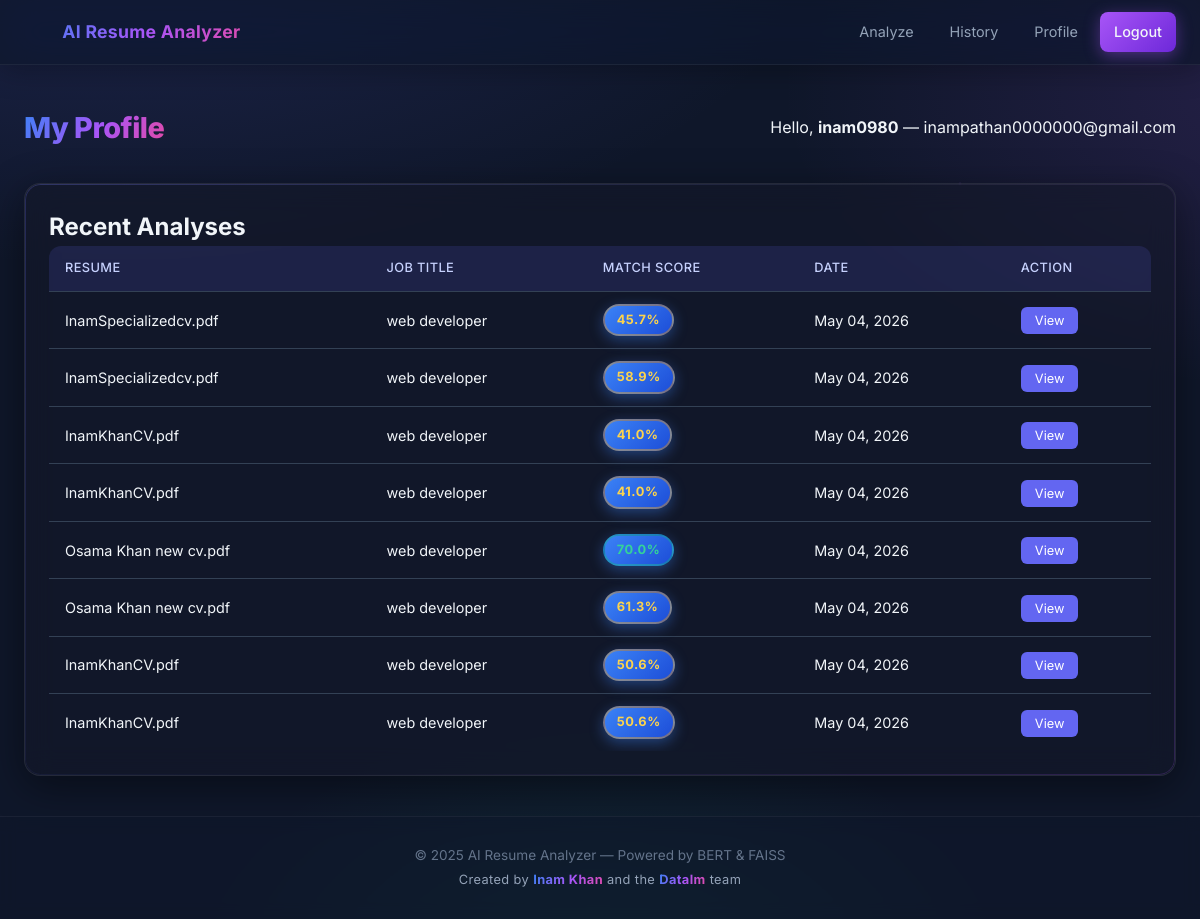
Before: /users/profile/ (signed in) with the older database file.
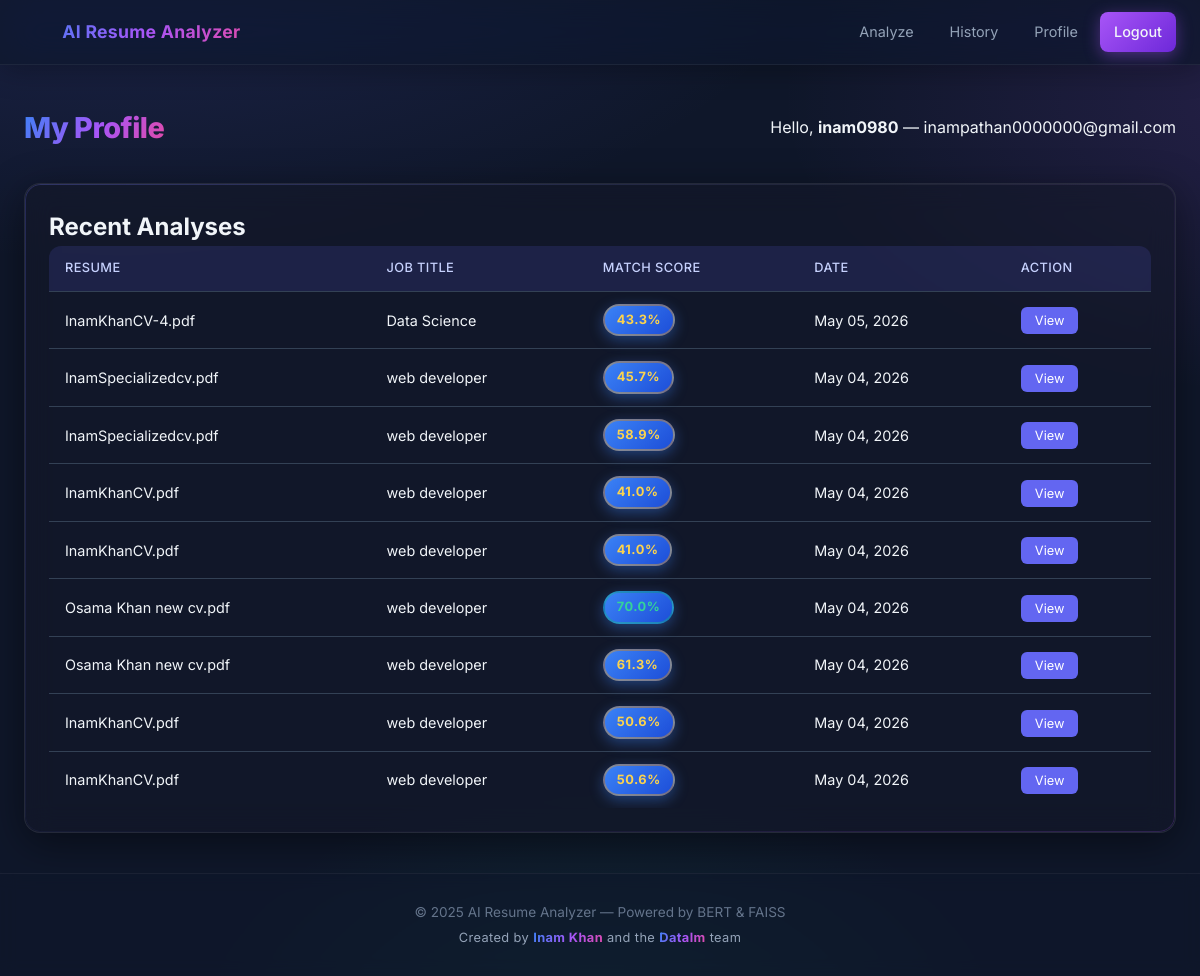
After: the same page with the newer database file.
### analyzer/models.py (models this page shows, shortened)
class MatchResult(models.Model):
    user = models.ForeignKey(settings.AUTH_USER_MODEL, on_delete=models.CASCADE, related_name='match_results')
    resume = models.ForeignKey(Resume, on_delete=models.CASCADE, related_name='match_results')
    job_description = models.ForeignKey(JobDescription, on_delete=models.CASCADE, related_name='match_results')
    match_score = models.FloatField()
    matched_skills = models.JSONField(default=list)
    missing_skills = models.JSONField(default=list)
    recommendations = models.JSONField(default=list)
    shap_explanation = models.JSONField(default=dict)
    score_breakdown = models.JSONField(default=dict)
    semantic_scores = models.JSONField(default=dict)
    section_scores = models.JSONField(default=dict)
    keyword_analysis = models.JSONField(default=dict)
    experience_analysis = models.JSONField(default=dict)
    matched_by_group = models.JSONField(default=dict)
    missing_by_group = models.JSONField(default=dict)
    critical_missing = models.JSONField(default=list)
    ai_analysis = models.JSONField(default=dict, blank=True)
    ai_rewritten = models.JSONField(default=dict, blank=True)
    created_at = models.DateTimeField(auto_now_add=True)
    class Meta:
        ordering = ['-created_at']

class Resume(models.Model):
    user = models.ForeignKey(settings.AUTH_USER_MODEL, on_delete=models.CASCADE, related_name='resumes')
    file = models.FileField(upload_to='resumes/')
    original_filename = models.CharField(max_length=255)
    extracted_text = models.TextField(blank=True)
    uploaded_at = models.DateTimeField(auto_now_add=True)

class JobDescription(models.Model):
    user = models.ForeignKey(settings.AUTH_USER_MODEL, on_delete=models.CASCADE, related_name='job_descriptions')
    title = models.CharField(max_length=255, blank=True)
    text = models.TextField()
    file = models.FileField(upload_to='job_descriptions/', blank=True, null=True)
    created_at = models.DateTimeField(auto_now_add=True)

### users/views.py (the view)
# urls.py: path('profile/', views.profile_view, name='profile'),
@login_required
def profile_view(request):
    results = request.user.match_results.select_related('resume', 'job_description').all()[:10]
    return render(request, 'users/profile.html', {'results': results})

### templates/users/profile.html (shortened to what this page needs)
{% extends 'base.html' %}
{% block content %}
<div class="page-container">
  <div class="page-header">
    <h1>My Profile</h1>
    <p>Hello, <strong>{{ user.username }}</strong> &mdash; {{ user.email }}</p>
  </div>
  <div class="card">
    <h2>Recent Analyses</h2>
    {% if results %}
      <div class="results-table-wrap">
        <table class="results-table">
          <thead>
            <tr>
              <th>Resume</th>
              <th>Job Title</th>
              <th>Match Score</th>
              <th>Date</th>
              <th>Action</th>
            </tr>
          </thead>
          <tbody>
            {% for r in results %}
            <tr>
              <td>{{ r.resume.original_filename }}</td>
              <td>{{ r.job_description.title|default:"N/A" }}</td>
              <td>
                <span class="score-badge {% if r.match_score >= 70 %}score-high{% elif r.match_score >= 40 %}score-mid{% else %}score-low{% endif %}">
                  {{ r.match_score }}%
                </span>
              </td>
              <td>{{ r.created_at|date:"M d, Y" }}</td>
              <td><a href="{% url 'analyzer:results' r.pk %}" class="btn-sm">View</a></td>
            </tr>
            {% endfor %}
          </tbody>
        </table>
      </div>
    {% else %}
      <p class="empty-state">No analyses yet. <a href="{% url 'analyzer:upload' %}">Analyze your first resume!</a></p>
    {% endif %}
  </div>
</div>
{% endblock %}

Changed rows visible on the page:
added MatchResult: resume.original_filename "InamKhanCV-4.pdf", job_description "Data Science", match_score "43.3", created_at "May 05, 2026"
